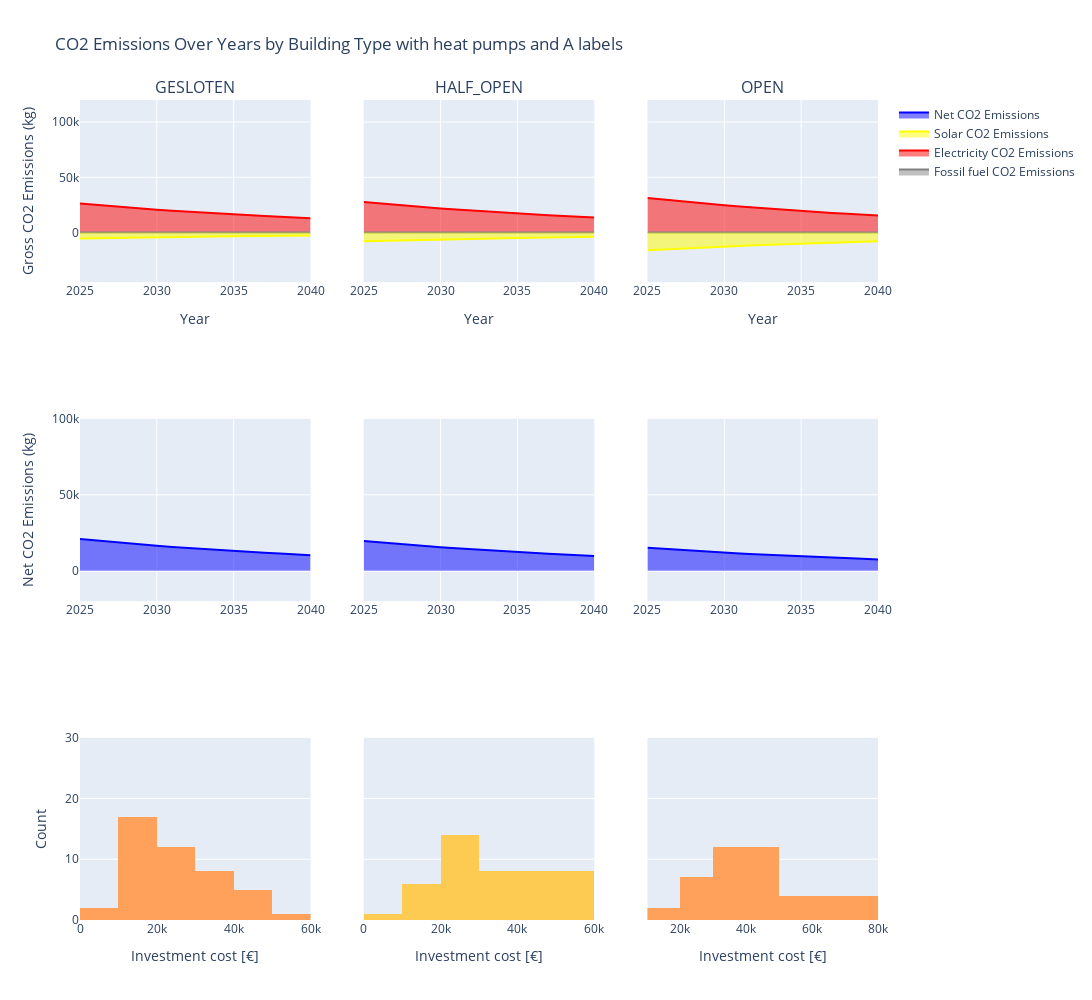

Notebook code cell kept with this figure:
### Code cell
import pandas as pd
import plotly.graph_objects as go
from plotly.subplots import make_subplots


# Filter the DataFrame
testcase2 = df[(df['epc_ind'] <= 100) & (df['heating_system'] == 'Heat Pump')& (df['dhw_system'] == 'HP Boiler')].sort_values(by='tco', ascending=True).drop_duplicates(subset=['name'], keep='first')

# Extract the years from the columns
years = sorted([int(col.split('_')[-1]) for col in testcase2.columns if 'emissions_' in col])

# Initialize lists to store the data
data = []

# Collect data for each year and each building type
for year in years:
    for building_type, group in testcase2.groupby('building_type'):
        modified_emissions = group[f'modified_emissions_{year}'].sum()
        fossil_emissions = group[f'fossil_emissions_{year}'].sum()
        electricity_emissions = group[f'electricity_emissions_{year}'].sum()
        solar_emissions = group[f'solar_injection_emissions_{year}'].sum() * -1  # Make solar emissions negative
        net_emissions = group[f'emissions_{year}'].sum()
        data.append([year, building_type, 'Modified CO2 Emissions', modified_emissions])
        data.append([year, building_type, 'Solar CO2 Emissions', solar_emissions])
        data.append([year, building_type, 'Net Emissions', net_emissions])
        data.append([year, building_type, 'Fossil Emissions', fossil_emissions])
        data.append([year, building_type, 'Electricity Emissions', electricity_emissions])

# Create a DataFrame from the collected data
emissions_df = pd.DataFrame(data, columns=['Year', 'Building Type', 'Emissions Type', 'Emissions'])

# Get unique building types
building_types = emissions_df['Building Type'].unique()

# Create subplots
fig = make_subplots(rows=3, cols=len(building_types), shared_yaxes=True, subplot_titles=building_types)

# Add traces for each building type
for i, building_type in enumerate(building_types, start=1):
    subset = emissions_df[emissions_df['Building Type'] == building_type]
    fig.add_trace(go.Scatter(
        x=subset[subset['Emissions Type'] == 'Fossil Emissions']['Year'],
        y=subset[subset['Emissions Type'] == 'Fossil Emissions']['Emissions'],
        fill='tonexty',
        name=f'Fossil fuel CO2 Emissions',
        stackgroup = '1',
        line=dict(color="grey"),
        showlegend = True if building_type == 'OPEN' else False 
    ), row=1, col=i)
    fig.add_trace(go.Scatter(
        x=subset[subset['Emissions Type'] == 'Electricity Emissions']['Year'],
        y=subset[subset['Emissions Type'] == 'Electricity Emissions']['Emissions'],
        fill='tonexty',
        stackgroup = '1',
        name=f'Electricity CO2 Emissions', 
        line=dict(color="red"),
        showlegend = True if building_type == 'OPEN' else False 
    ), row=1, col=i)

    # fig.add_trace(go.Scatter(
    #     x=subset[subset['Emissions Type'] == 'Modified CO2 Emissions']['Year'],
    #     y=subset[subset['Emissions Type'] == 'Modified CO2 Emissions']['Emissions'],
    #     fill='tonexty',
    #     name=f'{building_type} - Modified CO2 Emissions'
    # ), row=1, col=i)
    fig.add_trace(go.Scatter(
        x=subset[subset['Emissions Type'] == 'Solar CO2 Emissions']['Year'],
        y=subset[subset['Emissions Type'] == 'Solar CO2 Emissions']['Emissions'],
        fill='tonexty',
        name=f'Solar CO2 Emissions', 
        line=dict(color="yellow"),
        showlegend = True if building_type == 'OPEN' else False 
    ), row=1, col=i)
    fig.add_trace(go.Scatter(
        x=subset[subset['Emissions Type'] == 'Net Emissions']['Year'],
        y=subset[subset['Emissions Type'] == 'Net Emissions']['Emissions'],
        fill='tonexty',
        text = 'Net Emissions',
        name=f'Net CO2 Emissions', 
        line=dict(color="blue"),
        showlegend = True if building_type == 'OPEN' else False 
    ), row=2, col=i)
    
    fig.add_trace(go.Histogram(x = testcase2[testcase2.building_type == building_type].total_investment_cost, showlegend = False), row = 3, col = i)


# Update layout
fig.update_layout(
    title='CO2 Emissions Over Years by Building Type with heat pumps and A labels',
    xaxis_title='Year',
    yaxis_title='CO2 Emissions (kg)',
    showlegend=True,
    height = 1000, width = 1800,

)

# Update x-axes titles for each subplot
for i in range(1, len(building_types) + 1):
    fig.update_xaxes(title_text='Year', row=1, col=i)

# Update y-axis title only for the first subplot
fig.update_yaxes(title_text='Gross CO2 Emissions (kg)', row=1, col=1)
fig.update_yaxes(title_text='Net CO2 Emissions (kg)', row=2, col=1)
fig.update_yaxes(title_text='Count', row=3, col=1)
fig.update_yaxes(range = [-45000, 120000], row = 1)
fig.update_yaxes(range = [-20000, 100000], row = 2)
fig.update_yaxes(range = [0, 30], row = 3)
for i in range(len(building_types)+ 1):
    fig.update_xaxes(title_text='Investment cost [€]', row=3, col=i)
# Show the plot
fig.show()
